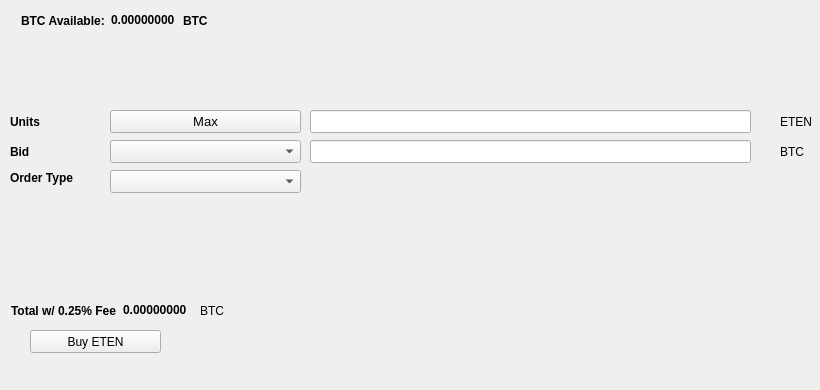
   <widget class="QWidget" name="BuyTab">
    <attribute name="title">
     <string>Buy</string>
    </attribute>
    <widget class="QPushButton" name="BuyETEN">
     <property name="geometry">
      <rect>
       <x>30</x>
       <y>330</y>
       <width>131</width>
       <height>23</height>
      </rect>
     </property>
     <property name="text">
      <string>Buy ETEN</string>
     </property>
     <property name="icon">
      <iconset resource="../etern.qrc">
       <normaloff>:/icons/bitcoin</normaloff>:/icons/bitcoin</iconset>
     </property>
    </widget>
    <widget class="QLabel" name="label_3">
     <property name="geometry">
      <rect>
       <x>10</x>
       <y>110</y>
       <width>46</width>
       <height>23</height>
      </rect>
     </property>
     <property name="font">
      <font>
       <weight>75</weight>
       <bold>true</bold>
      </font>
     </property>
     <property name="text">
      <string>Units</string>
     </property>
    </widget>
    <widget class="QLineEdit" name="UnitsInput">
     <property name="geometry">
      <rect>
       <x>310</x>
       <y>110</y>
       <width>441</width>
       <height>23</height>
      </rect>
     </property>
     <property name="font">
      <font>
       <pointsize>9</pointsize>
       <weight>75</weight>
       <bold>true</bold>
      </font>
     </property>
    </widget>
    <widget class="QLineEdit" name="BuyBidPriceEdit">
     <property name="geometry">
      <rect>
       <x>310</x>
       <y>140</y>
       <width>441</width>
       <height>23</height>
      </rect>
     </property>
     <property name="font">
      <font>
       <pointsize>9</pointsize>
       <weight>75</weight>
       <bold>true</bold>
      </font>
     </property>
    </widget>
    <widget class="QLabel" name="label_4">
     <property name="geometry">
      <rect>
       <x>780</x>
       <y>110</y>
       <width>31</width>
       <height>23</height>
      </rect>
     </property>
     <property name="text">
      <string>ETEN</string>
     </property>
    </widget>
    <widget class="QLabel" name="label_5">
     <property name="geometry">
      <rect>
       <x>780</x>
       <y>140</y>
       <width>31</width>
       <height>23</height>
      </rect>
     </property>
     <property name="text">
      <string>BTC</string>
     </property>
    </widget>
    <widget class="QLabel" name="label_6">
     <property name="geometry">
      <rect>
       <x>10</x>
       <y>140</y>
       <width>46</width>
       <height>23</height>
      </rect>
     </property>
     <property name="font">
      <font>
       <weight>75</weight>
       <bold>true</bold>
      </font>
     </property>
     <property name="text">
      <string>Bid</string>
     </property>
    </widget>
    <widget class="QLabel" name="label_7">
     <property name="geometry">
      <rect>
       <x>10</x>
       <y>170</y>
       <width>91</width>
       <height>16</height>
      </rect>
     </property>
     <property name="font">
      <font>
       <weight>75</weight>
       <bold>true</bold>
      </font>
     </property>
     <property name="text">
      <string>Order Type</string>
     </property>
    </widget>
    <widget class="QPushButton" name="Buy_Max_Amount">
     <property name="geometry">
      <rect>
       <x>110</x>
       <y>110</y>
       <width>191</width>
       <height>23</height>
      </rect>
     </property>
     <property name="font">
      <font>
       <pointsize>10</pointsize>
      </font>
     </property>
     <property name="text">
      <string>Max</string>
     </property>
    </widget>
    <widget class="QComboBox" name="BuyBidcomboBox">
     <property name="geometry">
      <rect>
       <x>110</x>
       <y>140</y>
       <width>191</width>
       <height>23</height>
      </rect>
     </property>
     <property name="font">
      <font>
       <pointsize>10</pointsize>
      </font>
     </property>
    </widget>
    <widget class="QComboBox" name="buyOrdertypeCombo">
     <property name="geometry">
      <rect>
       <x>110</x>
       <y>170</y>
       <width>191</width>
       <height>23</height>
      </rect>
     </property>
     <property name="font">
      <font>
       <pointsize>10</pointsize>
      </font>
     </property>
    </widget>
    <widget class="QWidget" name="layoutWidget1">
     <property name="geometry">
      <rect>
       <x>21</x>
       <y>11</y>
       <width>227</width>
       <height>19</height>
      </rect>
     </property>
     <layout class="QHBoxLayout" name="horizontalLayout_3">
      <item>
       <widget class="QLabel" name="label232">
        <property name="font">
         <font>
          <weight>75</weight>
          <bold>true</bold>
         </font>
        </property>
        <property name="text">
         <string>BTC Available:</string>
        </property>
       </widget>
      </item>
      <item>
       <widget class="QLabel" name="BtcAvailableLbl">
        <property name="palette">
         <palette>
          <active>
           <colorrole role="WindowText">
            <brush brushstyle="SolidPattern">
             <color alpha="255">
              <red>0</red>
              <green>0</green>
              <blue>0</blue>
             </color>
            </brush>
           </colorrole>
           <colorrole role="Button">
            <brush brushstyle="SolidPattern">
             <color alpha="255">
              <red>0</red>
              <green>170</green>
              <blue>0</blue>
             </color>
            </brush>
           </colorrole>
           <colorrole role="Light">
            <brush brushstyle="SolidPattern">
             <color alpha="255">
              <red>0</red>
              <green>255</green>
              <blue>0</blue>
             </color>
            </brush>
           </colorrole>
           <colorrole role="Midlight">
            <brush brushstyle="SolidPattern">
             <color alpha="255">
              <red>0</red>
              <green>212</green>
              <blue>0</blue>
             </color>
            </brush>
           </colorrole>
           <colorrole role="Dark">
            <brush brushstyle="SolidPattern">
             <color alpha="255">
              <red>0</red>
              <green>85</green>
              <blue>0</blue>
             </color>
            </brush>
           </colorrole>
           <colorrole role="Mid">
            <brush brushstyle="SolidPattern">
             <color alpha="255">
              <red>0</red>
              <green>113</green>
              <blue>0</blue>
             </color>
            </brush>
           </colorrole>
           <colorrole role="Text">
            <brush brushstyle="SolidPattern">
             <color alpha="255">
              <red>0</red>
              <green>170</green>
              <blue>0</blue>
             </color>
            </brush>
           </colorrole>
           <colorrole role="BrightText">
            <brush brushstyle="SolidPattern">
             <color alpha="255">
              <red>255</red>
              <green>255</green>
              <blue>255</blue>
             </color>
            </brush>
           </colorrole>
           <colorrole role="ButtonText">
            <brush brushstyle="SolidPattern">
             <color alpha="255">
              <red>0</red>
              <green>0</green>
              <blue>0</blue>
             </color>
            </brush>
           </colorrole>
           <colorrole role="Base">
            <brush brushstyle="SolidPattern">
             <color alpha="255">
              <red>255</red>
              <green>255</green>
              <blue>255</blue>
             </color>
            </brush>
           </colorrole>
           <colorrole role="Window">
            <brush brushstyle="SolidPattern">
             <color alpha="255">
              <red>0</red>
              <green>170</green>
              <blue>0</blue>
             </color>
            </brush>
           </colorrole>
           <colorrole role="Shadow">
            <brush brushstyle="SolidPattern">
             <color alpha="255">
              <red>0</red>
              <green>0</green>
              <blue>0</blue>
             </color>
            </brush>
           </colorrole>
           <colorrole role="AlternateBase">
            <brush brushstyle="SolidPattern">
             <color alpha="255">
              <red>127</red>
              <green>212</green>
              <blue>127</blue>
             </color>
            </brush>
           </colorrole>
           <colorrole role="ToolTipBase">
            <brush brushstyle="SolidPattern">
             <color alpha="255">
              <red>255</red>
              <green>255</green>
              <blue>220</blue>
             </color>
            </brush>
           </colorrole>
           <colorrole role="ToolTipText">
            <brush brushstyle="SolidPattern">
             <color alpha="255">
              <red>0</red>
              <green>0</green>
              <blue>0</blue>
             </color>
            </brush>
           </colorrole>
          </active>
          <inactive>
           <colorrole role="WindowText">
            <brush brushstyle="SolidPattern">
             <color alpha="255">
              <red>0</red>
              <green>0</green>
              <blue>0</blue>
             </color>
            </brush>
           </colorrole>
           <colorrole role="Button">
            <brush brushstyle="SolidPattern">
             <color alpha="255">
              <red>0</red>
              <green>170</green>
              <blue>0</blue>
             </color>
            </brush>
           </colorrole>
           <colorrole role="Light">
            <brush brushstyle="SolidPattern">
             <color alpha="255">
              <red>0</red>
              <green>255</green>
              <blue>0</blue>
             </color>
            </brush>
           </colorrole>
           <colorrole role="Midlight">
            <brush brushstyle="SolidPattern">
             <color alpha="255">
              <red>0</red>
              <green>212</green>
              <blue>0</blue>
             </color>
            </brush>
           </colorrole>
           <colorrole role="Dark">
            <brush brushstyle="SolidPattern">
             <color alpha="255">
              <red>0</red>
              <green>85</green>
              <blue>0</blue>
             </color>
            </brush>
           </colorrole>
           <colorrole role="Mid">
            <brush brushstyle="SolidPattern">
             <color alpha="255">
              <red>0</red>
              <green>113</green>
              <blue>0</blue>
             </color>
            </brush>
           </colorrole>
           <colorrole role="Text">
            <brush brushstyle="SolidPattern">
             <color alpha="255">
              <red>0</red>
              <green>170</green>
              <blue>0</blue>
             </color>
            </brush>
           </colorrole>
           <colorrole role="BrightText">
            <brush brushstyle="SolidPattern">
             <color alpha="255">
              <red>255</red>
              <green>255</green>
              <blue>255</blue>
             </color>
            </brush>
           </colorrole>
           <colorrole role="ButtonText">
            <brush brushstyle="SolidPattern">
             <color alpha="255">
              <red>0</red>
              <green>0</green>
              <blue>0</blue>
             </color>
            </brush>
           </colorrole>
           <colorrole role="Base">
            <brush brushstyle="SolidPattern">
             <color alpha="255">
              <red>255</red>
              <green>255</green>
              <blue>255</blue>
             </color>
            </brush>
           </colorrole>
           <colorrole role="Window">
            <brush brushstyle="SolidPattern">
             <color alpha="255">
              <red>0</red>
              <green>170</green>
              <blue>0</blue>
             </color>
            </brush>
           </colorrole>
           <colorrole role="Shadow">
            <brush brushstyle="SolidPattern">
             <color alpha="255">
              <red>0</red>
              <green>0</green>
              <blue>0</blue>
             </color>
            </brush>
           </colorrole>
           <colorrole role="AlternateBase">
            <brush brushstyle="SolidPattern">
             <color alpha="255">
              <red>127</red>
              <green>212</green>
              <blue>127</blue>
             </color>
            </brush>
           </colorrole>
           <colorrole role="ToolTipBase">
            <brush brushstyle="SolidPattern">
             <color alpha="255">
              <red>255</red>
              <green>255</green>
              <blue>220</blue>
             </color>
            </brush>
           </colorrole>
           <colorrole role="ToolTipText">
            <brush brushstyle="SolidPattern">
             <color alpha="255">
              <red>0</red>
              <green>0</green>
              <blue>0</blue>
             </color>
            </brush>
           </colorrole>
          </inactive>
          <disabled>
           <colorrole role="WindowText">
            <brush brushstyle="SolidPattern">
             <color alpha="255">
              <red>0</red>
              <green>85</green>
              <blue>0</blue>
             </color>
            </brush>
           </colorrole>
           <colorrole role="Button">
            <brush brushstyle="SolidPattern">
             <color alpha="255">
              <red>0</red>
              <green>170</green>
              <blue>0</blue>
             </color>
            </brush>
           </colorrole>
           <colorrole role="Light">
            <brush brushstyle="SolidPattern">
             <color alpha="255">
              <red>0</red>
              <green>255</green>
              <blue>0</blue>
             </color>
            </brush>
           </colorrole>
           <colorrole role="Midlight">
            <brush brushstyle="SolidPattern">
             <color alpha="255">
              <red>0</red>
              <green>212</green>
              <blue>0</blue>
             </color>
            </brush>
           </colorrole>
           <colorrole role="Dark">
            <brush brushstyle="SolidPattern">
             <color alpha="255">
              <red>0</red>
              <green>85</green>
              <blue>0</blue>
             </color>
            </brush>
           </colorrole>
           <colorrole role="Mid">
            <brush brushstyle="SolidPattern">
             <color alpha="255">
              <red>0</red>
              <green>113</green>
              <blue>0</blue>
             </color>
            </brush>
           </colorrole>
           <colorrole role="Text">
            <brush brushstyle="SolidPattern">
             <color alpha="255">
              <red>0</red>
              <green>85</green>
              <blue>0</blue>
             </color>
            </brush>
           </colorrole>
           <colorrole role="BrightText">
            <brush brushstyle="SolidPattern">
             <color alpha="255">
              <red>255</red>
              <green>255</green>
              <blue>255</blue>
             </color>
            </brush>
           </colorrole>
           <colorrole role="ButtonText">
            <brush brushstyle="SolidPattern">
             <color alpha="255">
              <red>0</red>
              <green>85</green>
              <blue>0</blue>
             </color>
            </brush>
           </colorrole>
           <colorrole role="Base">
            <brush brushstyle="SolidPattern">
             <color alpha="255">
              <red>0</red>
              <green>170</green>
              <blue>0</blue>
             </color>
            </brush>
           </colorrole>
           <colorrole role="Window">
            <brush brushstyle="SolidPattern">
             <color alpha="255">
              <red>0</red>
              <green>170</green>
              <blue>0</blue>
             </color>
            </brush>
           </colorrole>
           <colorrole role="Shadow">
            <brush brushstyle="SolidPattern">
             <color alpha="255">
              <red>0</red>
              <green>0</green>
              <blue>0</blue>
             </color>
            </brush>
           </colorrole>
           <colorrole role="AlternateBase">
            <brush brushstyle="SolidPattern">
             <color alpha="255">
              <red>0</red>
              <green>170</green>
              <blue>0</blue>
             </color>
            </brush>
           </colorrole>
           <colorrole role="ToolTipBase">
            <brush brushstyle="SolidPattern">
             <color alpha="255">
              <red>255</red>
              <green>255</green>
              <blue>220</blue>
             </color>
            </brush>
           </colorrole>
           <colorrole role="ToolTipText">
            <brush brushstyle="SolidPattern">
             <color alpha="255">
              <red>0</red>
              <green>0</green>
              <blue>0</blue>
             </color>
            </brush>
           </colorrole>
          </disabled>
         </palette>
        </property>
        <property name="font">
         <font>
          <weight>75</weight>
          <bold>true</bold>
         </font>
        </property>
        <property name="text">
         <string>0.00000000</string>
        </property>
        <property name="textInteractionFlags">
         <set>Qt::LinksAccessibleByMouse|Qt::TextSelectableByKeyboard|Qt::TextSelectableByMouse</set>
        </property>
       </widget>
      </item>
      <item>
       <widget class="QLabel" name="BtcAvailableLbl_2">
        <property name="font">
         <font>
          <weight>75</weight>
          <bold>true</bold>
         </font>
        </property>
        <property name="text">
         <string>BTC</string>
        </property>
       </widget>
      </item>
     </layout>
    </widget>
    <widget class="QWidget" name="layoutWidge2">
     <property name="geometry">
      <rect>
       <x>11</x>
       <y>301</y>
       <width>259</width>
       <height>19</height>
      </rect>
     </property>
     <layout class="QHBoxLayout" name="horizontalLayout_4">
      <item>
       <widget class="QLabel" name="label_9">
        <property name="font">
         <font>
          <weight>75</weight>
          <bold>true</bold>
         </font>
        </property>
        <property name="text">
         <string>Total w/ 0.25% Fee</string>
        </property>
       </widget>
      </item>
      <item>
       <widget class="QLabel" name="BuyCostLabel">
        <property name="palette">
         <palette>
          <active>
           <colorrole role="WindowText">
            <brush brushstyle="SolidPattern">
             <color alpha="255">
              <red>0</red>
              <green>0</green>
              <blue>0</blue>
             </color>
            </brush>
           </colorrole>
           <colorrole role="Button">
            <brush brushstyle="SolidPattern">
             <color alpha="255">
              <red>0</red>
              <green>170</green>
              <blue>0</blue>
             </color>
            </brush>
           </colorrole>
           <colorrole role="Light">
            <brush brushstyle="SolidPattern">
             <color alpha="255">
              <red>0</red>
              <green>255</green>
              <blue>0</blue>
             </color>
            </brush>
           </colorrole>
           <colorrole role="Midlight">
            <brush brushstyle="SolidPattern">
             <color alpha="255">
              <red>0</red>
              <green>212</green>
              <blue>0</blue>
             </color>
            </brush>
           </colorrole>
           <colorrole role="Dark">
            <brush brushstyle="SolidPattern">
             <color alpha="255">
              <red>0</red>
              <green>85</green>
              <blue>0</blue>
             </color>
            </brush>
           </colorrole>
           <colorrole role="Mid">
            <brush brushstyle="SolidPattern">
             <color alpha="255">
              <red>0</red>
              <green>113</green>
              <blue>0</blue>
             </color>
            </brush>
           </colorrole>
           <colorrole role="Text">
            <brush brushstyle="SolidPattern">
             <color alpha="255">
              <red>0</red>
              <green>170</green>
              <blue>0</blue>
             </color>
            </brush>
           </colorrole>
           <colorrole role="BrightText">
            <brush brushstyle="SolidPattern">
             <color alpha="255">
              <red>255</red>
              <green>255</green>
              <blue>255</blue>
             </color>
            </brush>
           </colorrole>
           <colorrole role="ButtonText">
            <brush brushstyle="SolidPattern">
             <color alpha="255">
              <red>0</red>
              <green>0</green>
              <blue>0</blue>
             </color>
            </brush>
           </colorrole>
           <colorrole role="Base">
            <brush brushstyle="SolidPattern">
             <color alpha="255">
              <red>255</red>
              <green>255</green>
              <blue>255</blue>
             </color>
            </brush>
           </colorrole>
           <colorrole role="Window">
            <brush brushstyle="SolidPattern">
             <color alpha="255">
              <red>0</red>
              <green>170</green>
              <blue>0</blue>
             </color>
            </brush>
           </colorrole>
           <colorrole role="Shadow">
            <brush brushstyle="SolidPattern">
             <color alpha="255">
              <red>0</red>
              <green>0</green>
              <blue>0</blue>
             </color>
            </brush>
           </colorrole>
           <colorrole role="AlternateBase">
            <brush brushstyle="SolidPattern">
             <color alpha="255">
              <red>127</red>
              <green>212</green>
              <blue>127</blue>
             </color>
            </brush>
           </colorrole>
           <colorrole role="ToolTipBase">
            <brush brushstyle="SolidPattern">
             <color alpha="255">
              <red>255</red>
              <green>255</green>
              <blue>220</blue>
             </color>
            </brush>
           </colorrole>
           <colorrole role="ToolTipText">
            <brush brushstyle="SolidPattern">
             <color alpha="255">
              <red>0</red>
              <green>0</green>
              <blue>0</blue>
             </color>
            </brush>
           </colorrole>
          </active>
          <inactive>
           <colorrole role="WindowText">
            <brush brushstyle="SolidPattern">
             <color alpha="255">
              <red>0</red>
              <green>0</green>
              <blue>0</blue>
             </color>
            </brush>
           </colorrole>
           <colorrole role="Button">
            <brush brushstyle="SolidPattern">
             <color alpha="255">
              <red>0</red>
              <green>170</green>
              <blue>0</blue>
             </color>
            </brush>
           </colorrole>
           <colorrole role="Light">
            <brush brushstyle="SolidPattern">
             <color alpha="255">
              <red>0</red>
              <green>255</green>
              <blue>0</blue>
             </color>
            </brush>
           </colorrole>
           <colorrole role="Midlight">
            <brush brushstyle="SolidPattern">
             <color alpha="255">
              <red>0</red>
              <green>212</green>
              <blue>0</blue>
             </color>
            </brush>
           </colorrole>
           <colorrole role="Dark">
            <brush brushstyle="SolidPattern">
             <color alpha="255">
              <red>0</red>
              <green>85</green>
              <blue>0</blue>
             </color>
            </brush>
           </colorrole>
           <colorrole role="Mid">
            <brush brushstyle="SolidPattern">
             <color alpha="255">
              <red>0</red>
              <green>113</green>
              <blue>0</blue>
             </color>
            </brush>
           </colorrole>
           <colorrole role="Text">
            <brush brushstyle="SolidPattern">
             <color alpha="255">
              <red>0</red>
              <green>170</green>
              <blue>0</blue>
             </color>
            </brush>
           </colorrole>
           <colorrole role="BrightText">
            <brush brushstyle="SolidPattern">
             <color alpha="255">
              <red>255</red>
              <green>255</green>
              <blue>255</blue>
             </color>
            </brush>
           </colorrole>
           <colorrole role="ButtonText">
            <brush brushstyle="SolidPattern">
             <color alpha="255">
              <red>0</red>
              <green>0</green>
              <blue>0</blue>
             </color>
            </brush>
           </colorrole>
           <colorrole role="Base">
            <brush brushstyle="SolidPattern">
             <color alpha="255">
              <red>255</red>
              <green>255</green>
              <blue>255</blue>
             </color>
            </brush>
           </colorrole>
           <colorrole role="Window">
            <brush brushstyle="SolidPattern">
             <color alpha="255">
              <red>0</red>
              <green>170</green>
              <blue>0</blue>
             </color>
            </brush>
           </colorrole>
           <colorrole role="Shadow">
            <brush brushstyle="SolidPattern">
             <color alpha="255">
              <red>0</red>
              <green>0</green>
              <blue>0</blue>
             </color>
            </brush>
           </colorrole>
           <colorrole role="AlternateBase">
            <brush brushstyle="SolidPattern">
             <color alpha="255">
              <red>127</red>
              <green>212</green>
              <blue>127</blue>
             </color>
            </brush>
           </colorrole>
           <colorrole role="ToolTipBase">
            <brush brushstyle="SolidPattern">
             <color alpha="255">
              <red>255</red>
              <green>255</green>
              <blue>220</blue>
             </color>
            </brush>
           </colorrole>
           <colorrole role="ToolTipText">
            <brush brushstyle="SolidPattern">
             <color alpha="255">
              <red>0</red>
              <green>0</green>
              <blue>0</blue>
             </color>
            </brush>
           </colorrole>
          </inactive>
          <disabled>
           <colorrole role="WindowText">
            <brush brushstyle="SolidPattern">
             <color alpha="255">
              <red>0</red>
              <green>85</green>
              <blue>0</blue>
             </color>
            </brush>
           </colorrole>
           <colorrole role="Button">
            <brush brushstyle="SolidPattern">
             <color alpha="255">
              <red>0</red>
              <green>170</green>
              <blue>0</blue>
             </color>
            </brush>
           </colorrole>
           <colorrole role="Light">
            <brush brushstyle="SolidPattern">
             <color alpha="255">
              <red>0</red>
              <green>255</green>
              <blue>0</blue>
             </color>
            </brush>
           </colorrole>
           <colorrole role="Midlight">
            <brush brushstyle="SolidPattern">
             <color alpha="255">
              <red>0</red>
              <green>212</green>
              <blue>0</blue>
             </color>
            </brush>
           </colorrole>
           <colorrole role="Dark">
            <brush brushstyle="SolidPattern">
             <color alpha="255">
              <red>0</red>
              <green>85</green>
              <blue>0</blue>
             </color>
            </brush>
           </colorrole>
           <colorrole role="Mid">
            <brush brushstyle="SolidPattern">
             <color alpha="255">
              <red>0</red>
              <green>113</green>
              <blue>0</blue>
             </color>
            </brush>
           </colorrole>
           <colorrole role="Text">
            <brush brushstyle="SolidPattern">
             <color alpha="255">
              <red>0</red>
              <green>85</green>
              <blue>0</blue>
             </color>
            </brush>
           </colorrole>
           <colorrole role="BrightText">
            <brush brushstyle="SolidPattern">
             <color alpha="255">
              <red>255</red>
              <green>255</green>
              <blue>255</blue>
             </color>
            </brush>
           </colorrole>
           <colorrole role="ButtonText">
            <brush brushstyle="SolidPattern">
             <color alpha="255">
              <red>0</red>
              <green>85</green>
              <blue>0</blue>
             </color>
            </brush>
           </colorrole>
           <colorrole role="Base">
            <brush brushstyle="SolidPattern">
             <color alpha="255">
              <red>0</red>
              <green>170</green>
              <blue>0</blue>
             </color>
            </brush>
           </colorrole>
           <colorrole role="Window">
            <brush brushstyle="SolidPattern">
             <color alpha="255">
              <red>0</red>
              <green>170</green>
              <blue>0</blue>
             </color>
            </brush>
           </colorrole>
           <colorrole role="Shadow">
            <brush brushstyle="SolidPattern">
             <color alpha="255">
              <red>0</red>
              <green>0</green>
              <blue>0</blue>
             </color>
            </brush>
           </colorrole>
           <colorrole role="AlternateBase">
            <brush brushstyle="SolidPattern">
             <color alpha="255">
              <red>0</red>
              <green>170</green>
              <blue>0</blue>
             </color>
            </brush>
           </colorrole>
           <colorrole role="ToolTipBase">
            <brush brushstyle="SolidPattern">
             <color alpha="255">
              <red>255</red>
              <green>255</green>
              <blue>220</blue>
             </color>
            </brush>
           </colorrole>
           <colorrole role="ToolTipText">
            <brush brushstyle="SolidPattern">
             <color alpha="255">
              <red>0</red>
              <green>0</green>
              <blue>0</blue>
             </color>
            </brush>
           </colorrole>
          </disabled>
         </palette>
        </property>
        <property name="font">
         <font>
          <weight>75</weight>
          <bold>true</bold>
         </font>
        </property>
        <property name="autoFillBackground">
         <bool>false</bool>
        </property>
        <property name="text">
         <string>0.00000000</string>
        </property>
        <property name="textInteractionFlags">
         <set>Qt::LinksAccessibleByMouse|Qt::TextSelectableByMouse</set>
        </property>
       </widget>
      </item>
      <item>
       <widget class="QLabel" name="label_10">
        <property name="font">
         <font>
          <weight>50</weight>
          <bold>false</bold>
         </font>
        </property>
        <property name="text">
         <string>BTC</string>
        </property>
       </widget>
      </item>
     </layout>
    </widget>
    <widget class="QLabel" name="label_24">
     <property name="geometry">
      <rect>
       <x>460</x>
       <y>300</y>
       <width>281</width>
       <height>81</height>
      </rect>
     </property>
     <property name="text">
      <string/>
     </property>
     <property name="pixmap">
      <pixmap>:/images/bittrex</pixmap>
     </property>
    </widget>
   </widget>
